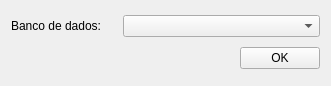
<?xml version="1.0" encoding="UTF-8"?>
<ui version="4.0">
 <class>Form</class>
 <widget class="QWidget" name="Form">
  <property name="geometry">
   <rect>
    <x>0</x>
    <y>0</y>
    <width>331</width>
    <height>86</height>
   </rect>
  </property>
  <property name="windowTitle">
   <string>Form</string>
  </property>
  <property name="styleSheet">
   <string notr="true"/>
  </property>
  <layout class="QGridLayout" name="gridLayout">
   <item row="1" column="0">
    <layout class="QHBoxLayout" name="horizontalLayout_2">
     <item>
      <spacer name="horizontalSpacer">
       <property name="orientation">
        <enum>Qt::Horizontal</enum>
       </property>
       <property name="sizeHint" stdset="0">
        <size>
         <width>219</width>
         <height>20</height>
        </size>
       </property>
      </spacer>
     </item>
     <item>
      <widget class="QPushButton" name="okBtn">
       <property name="text">
        <string>OK</string>
       </property>
      </widget>
     </item>
    </layout>
   </item>
   <item row="0" column="0">
    <layout class="QHBoxLayout" name="horizontalLayout_4">
     <item>
      <widget class="QLabel" name="label_2">
       <property name="sizePolicy">
        <sizepolicy hsizetype="Fixed" vsizetype="Preferred">
         <horstretch>0</horstretch>
         <verstretch>0</verstretch>
        </sizepolicy>
       </property>
       <property name="minimumSize">
        <size>
         <width>106</width>
         <height>0</height>
        </size>
       </property>
       <property name="maximumSize">
        <size>
         <width>106</width>
         <height>16777215</height>
        </size>
       </property>
       <property name="text">
        <string>Banco de dados:</string>
       </property>
      </widget>
     </item>
     <item>
      <widget class="QComboBox" name="dbCb"/>
     </item>
    </layout>
   </item>
  </layout>
 </widget>
 <resources/>
 <connections/>
</ui>
